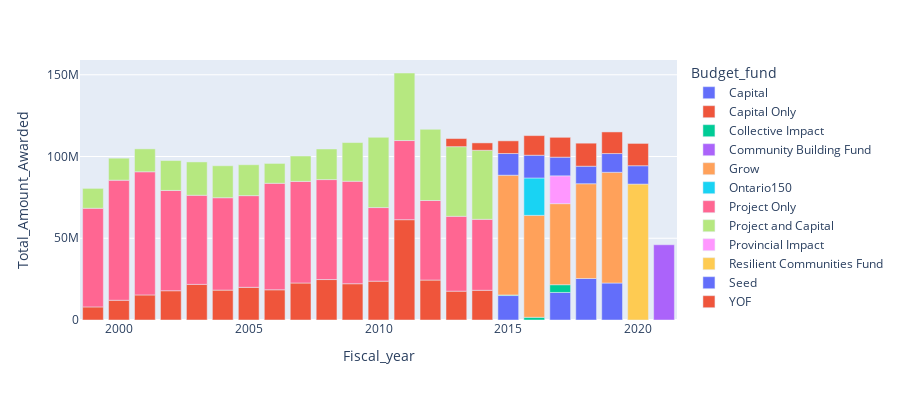

The notebook cell saved with this chart:
### Code cell
## Total grants by Budget fund by year
df_total_grants = df[['Amount_awarded','Budget_fund_update','Fiscal_year_update']]
df_total_grants_agg = df_total_grants.groupby(['Budget_fund_update','Fiscal_year_update']).agg(Total_Amount_Awarded = 
                                                                      ('Amount_awarded', 'sum')).reset_index()

df_total_grants_agg.columns = ['Budget_fund','Fiscal_year', 'Total_Amount_Awarded']

fig = px.bar(df_total_grants_agg, x="Fiscal_year", y="Total_Amount_Awarded", color='Budget_fund',
             height=400)
fig.show()

### Figure 1 — Plotly figure (JSON) as saved in the notebook; plotly's stock layout.template omitted (floating-point values rounded to 4 significant figures)
{"data": [{"alignmentgroup": "True", "hoverlabel": {"namelength": 0}, "hovertemplate": "Budget_fund=Capital<br>Fiscal_year=%{x}<br>Total_Amount_Awarded=%{y}", "legendgroup": "Capital", "marker": {"color": "#636efa"}, "name": "Capital", "offsetgroup": "Capital", "orientation": "v", "showlegend": true, "textposition": "auto", "type": "bar", "x": [2015, 2017, 2018, 2019], "xaxis": "x", "y": [14952600, 16855000, 25387400, 22609200], "yaxis": "y"}, {"alignmentgroup": "True", "hoverlabel": {"namelength": 0}, "hovertemplate": "Budget_fund=Capital Only<br>Fiscal_year=%{x}<br>Total_Amount_Awarded=%{y}", "legendgroup": "Capital Only", "marker": {"color": "#EF553B"}, "name": "Capital Only", "offsetgroup": "Capital Only", "orientation": "v", "showlegend": true, "textposition": "auto", "type": "bar", "x": [1999, 2000, 2001, 2002, 2003, 2004, 2005, 2006, 2007, 2008, 2009, 2010, 2011, 2012, 2013, 2014], "xaxis": "x", "y": [8007700, 12076380, 15335000, 17904200, 21776700, 18284300, 19989700, 18479300, 22623700, 24738400, 22183100, 23742300, 61356800, 24427500, 17638900, 18185500], "yaxis": "y"}, {"alignmentgroup": "True", "hoverlabel": {"namelength": 0}, "hovertemplate": "Budget_fund=Collective Impact<br>Fiscal_year=%{x}<br>Total_Amount_Awarded=%{y}", "legendgroup": "Collective Impact", "marker": {"color": "#00cc96"}, "name": "Collective Impact", "offsetgroup": "Collective Impact", "orientation": "v", "showlegend": true, "textposition": "auto", "type": "bar", "x": [2015, 2016, 2017], "xaxis": "x", "y": [396500, 1657500, 4729800], "yaxis": "y"}, {"alignmentgroup": "True", "hoverlabel": {"namelength": 0}, "hovertemplate": "Budget_fund=Community Building Fund<br>Fiscal_year=%{x}<br>Total_Amount_Awarded=%{y}", "legendgroup": "Community Building Fund", "marker": {"color": "#ab63fa"}, "name": "Community Building Fund", "offsetgroup": "Community Building Fund", "orientation": "v", "showlegend": true, "textposition": "auto", "type": "bar", "x": [2021], "xaxis": "x", "y": [46019300], "yaxis": "y"}, {"alignmentgroup": "True", "hoverlabel": {"namelength": 0}, "hovertemplate": "Budget_fund=Grow<br>Fiscal_year=%{x}<br>Total_Amount_Awarded=%{y}", "legendgroup": "Grow", "marker": {"color": "#FFA15A"}, "name": "Grow", "offsetgroup": "Grow", "orientation": "v", "showlegend": true, "textposition": "auto", "type": "bar", "x": [2015, 2016, 2017, 2018, 2019], "xaxis": "x", "y": [73217800, 62336200, 49561800, 57959900, 67734500], "yaxis": "y"}, {"alignmentgroup": "True", "hoverlabel": {"namelength": 0}, "hovertemplate": "Budget_fund=Ontario150<br>Fiscal_year=%{x}<br>Total_Amount_Awarded=%{y}", "legendgroup": "Ontario150", "marker": {"color": "#19d3f3"}, "name": "Ontario150", "offsetgroup": "Ontario150", "orientation": "v", "showlegend": true, "textposition": "auto", "type": "bar", "x": [2016], "xaxis": "x", "y": [22870400], "yaxis": "y"}, {"alignmentgroup": "True", "hoverlabel": {"namelength": 0}, "hovertemplate": "Budget_fund=Project Only<br>Fiscal_year=%{x}<br>Total_Amount_Awarded=%{y}", "legendgroup": "Project Only", "marker": {"color": "#FF6692"}, "name": "Project Only", "offsetgroup": "Project Only", "orientation": "v", "showlegend": true, "textposition": "auto", "type": "bar", "x": [1999, 2000, 2001, 2002, 2003, 2004, 2005, 2006, 2007, 2008, 2009, 2010, 2011, 2012, 2013, 2014], "xaxis": "x", "y": [60337500, 73454041, 75325400, 61333700, 54510300, 56497400, 56075400, 65134800, 62159800, 61145600, 62674500, 45023300, 48402900, 48655900, 45782300, 43399900], "yaxis": "y"}, {"alignmentgroup": "True", "hoverlabel": {"namelength": 0}, "hovertemplate": "Budget_fund=Project and Capital<br>Fiscal_year=%{x}<br>Total_Amount_Awarded=%{y}", "legendgroup": "Project and Capital", "marker": {"color": "#B6E880"}, "name": "Project and Capital", "offsetgroup": "Project and Capital", "orientation": "v", "showlegend": true, "textposition": "auto", "type": "bar", "x": [1999, 2000, 2001, 2002, 2003, 2004, 2005, 2006, 2007, 2008, 2009, 2010, 2011, 2012, 2013, 2014], "xaxis": "x", "y": [12156800, 13443500, 14003600, 18289000, 20394200, 19565100, 18903000, 12148300, 15522600, 18712300, 23670700, 42970300, 41308700, 43558500, 42603100, 42214600], "yaxis": "y"}, {"alignmentgroup": "True", "hoverlabel": {"namelength": 0}, "hovertemplate": "Budget_fund=Provincial Impact<br>Fiscal_year=%{x}<br>Total_Amount_Awarded=%{y}", "legendgroup": "Provincial Impact", "marker": {"color": "#FF97FF"}, "name": "Provincial Impact", "offsetgroup": "Provincial Impact", "orientation": "v", "showlegend": true, "textposition": "auto", "type": "bar", "x": [2017], "xaxis": "x", "y": [17038300], "yaxis": "y"}, {"alignmentgroup": "True", "hoverlabel": {"namelength": 0}, "hovertemplate": "Budget_fund=Resilient Communities Fund<br>Fiscal_year=%{x}<br>Total_Amount_Awarded=%{y}", "legendgroup": "Resilient Communities Fund", "marker": {"color": "#FECB52"}, "name": "Resilient Communities Fund", "offsetgroup": "Resilient Communities Fund", "orientation": "v", "showlegend": true, "textposition": "auto", "type": "bar", "x": [2020], "xaxis": "x", "y": [83132000], "yaxis": "y"}, {"alignmentgroup": "True", "hoverlabel": {"namelength": 0}, "hovertemplate": "Budget_fund=Seed<br>Fiscal_year=%{x}<br>Total_Amount_Awarded=%{y}", "legendgroup": "Seed", "marker": {"color": "#636efa"}, "name": "Seed", "offsetgroup": "Seed", "orientation": "v", "showlegend": true, "textposition": "auto", "type": "bar", "x": [2015, 2016, 2017, 2018, 2019, 2020], "xaxis": "x", "y": [13250600, 13914900, 11406300, 10713300, 11458100, 11223000], "yaxis": "y"}, {"alignmentgroup": "True", "hoverlabel": {"namelength": 0}, "hovertemplate": "Budget_fund=YOF<br>Fiscal_year=%{x}<br>Total_Amount_Awarded=%{y}", "legendgroup": "YOF", "marker": {"color": "#EF553B"}, "name": "YOF", "offsetgroup": "YOF", "orientation": "v", "showlegend": true, "textposition": "auto", "type": "bar", "x": [2013, 2014, 2015, 2016, 2017, 2018, 2019, 2020], "xaxis": "x", "y": [4950000, 4517000, 7751500, 12000900, 12147100, 14087500, 13223100, 13644400], "yaxis": "y"}], "layout": {"barmode": "relative", "height": 400, "legend": {"title": {"text": "Budget_fund"}, "tracegroupgap": 0}, "margin": {"t": 60}, "xaxis": {"anchor": "y", "domain": [0, 1], "title": {"text": "Fiscal_year"}}, "yaxis": {"anchor": "x", "domain": [0, 1], "title": {"text": "Total_Amount_Awarded"}}}}
